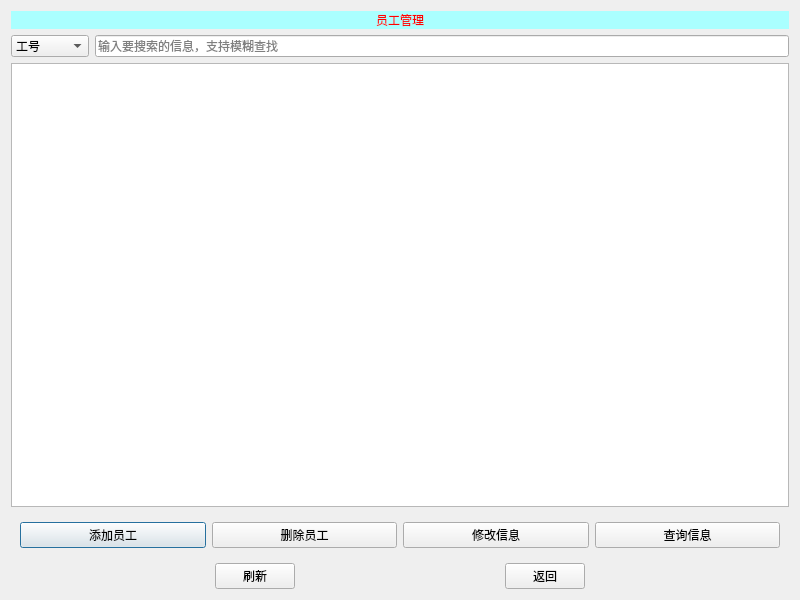
<?xml version="1.0" encoding="UTF-8"?>
<ui version="4.0">
 <class>managemen</class>
 <widget class="QDialog" name="managemen">
  <property name="geometry">
   <rect>
    <x>0</x>
    <y>0</y>
    <width>800</width>
    <height>600</height>
   </rect>
  </property>
  <property name="minimumSize">
   <size>
    <width>800</width>
    <height>600</height>
   </size>
  </property>
  <property name="maximumSize">
   <size>
    <width>800</width>
    <height>600</height>
   </size>
  </property>
  <property name="windowTitle">
   <string>员工管理</string>
  </property>
  <layout class="QVBoxLayout" name="verticalLayout_2">
   <item>
    <layout class="QVBoxLayout" name="verticalLayout">
     <item>
      <widget class="QLabel" name="label">
       <property name="sizePolicy">
        <sizepolicy hsizetype="Preferred" vsizetype="Fixed">
         <horstretch>0</horstretch>
         <verstretch>0</verstretch>
        </sizepolicy>
       </property>
       <property name="styleSheet">
        <string notr="true">font: 75 24pt &quot;微软雅黑&quot;;
color: rgb(255, 0, 0);
background-color: rgb(170, 255, 255);</string>
       </property>
       <property name="text">
        <string>员工管理</string>
       </property>
       <property name="alignment">
        <set>Qt::AlignCenter</set>
       </property>
      </widget>
     </item>
     <item>
      <layout class="QHBoxLayout" name="horizontalLayout">
       <item>
        <widget class="QComboBox" name="comboBox">
         <property name="styleSheet">
          <string notr="true">font: 14pt &quot;微软雅黑&quot;;</string>
         </property>
         <item>
          <property name="text">
           <string>工号</string>
          </property>
         </item>
         <item>
          <property name="text">
           <string>姓名</string>
          </property>
         </item>
         <item>
          <property name="text">
           <string>电话</string>
          </property>
         </item>
         <item>
          <property name="text">
           <string>基本工资</string>
          </property>
         </item>
         <item>
          <property name="text">
           <string>岗位津贴</string>
          </property>
         </item>
        </widget>
       </item>
       <item>
        <widget class="QLineEdit" name="le_content">
         <property name="styleSheet">
          <string notr="true">font: 14pt &quot;微软雅黑&quot;;</string>
         </property>
         <property name="placeholderText">
          <string>输入要搜索的信息，支持模糊查找</string>
         </property>
        </widget>
       </item>
      </layout>
     </item>
     <item>
      <widget class="QTableView" name="tableView">
       <property name="sortingEnabled">
        <bool>true</bool>
       </property>
      </widget>
     </item>
     <item>
      <widget class="QWidget" name="widget" native="true">
       <property name="sizePolicy">
        <sizepolicy hsizetype="Preferred" vsizetype="Fixed">
         <horstretch>0</horstretch>
         <verstretch>0</verstretch>
        </sizepolicy>
       </property>
       <layout class="QHBoxLayout" name="horizontalLayout_3">
        <item>
         <widget class="QPushButton" name="pushButton">
          <property name="sizePolicy">
           <sizepolicy hsizetype="Minimum" vsizetype="Fixed">
            <horstretch>0</horstretch>
            <verstretch>0</verstretch>
           </sizepolicy>
          </property>
          <property name="styleSheet">
           <string notr="true">font: 10
pt &quot;微软雅黑&quot;;</string>
          </property>
          <property name="text">
           <string>添加员工</string>
          </property>
         </widget>
        </item>
        <item>
         <widget class="QPushButton" name="pushButton_3">
          <property name="styleSheet">
           <string notr="true">font: 10pt &quot;微软雅黑&quot;;</string>
          </property>
          <property name="text">
           <string>删除员工</string>
          </property>
         </widget>
        </item>
        <item>
         <widget class="QPushButton" name="pushButton_4">
          <property name="styleSheet">
           <string notr="true">font: 10pt &quot;微软雅黑&quot;;</string>
          </property>
          <property name="text">
           <string>修改信息</string>
          </property>
         </widget>
        </item>
        <item>
         <widget class="QPushButton" name="btn_query">
          <property name="styleSheet">
           <string notr="true">font: 10pt &quot;微软雅黑&quot;;</string>
          </property>
          <property name="text">
           <string>查询信息</string>
          </property>
         </widget>
        </item>
       </layout>
      </widget>
     </item>
     <item>
      <layout class="QHBoxLayout" name="horizontalLayout_2">
       <item>
        <spacer name="horizontalSpacer">
         <property name="orientation">
          <enum>Qt::Horizontal</enum>
         </property>
         <property name="sizeHint" stdset="0">
          <size>
           <width>40</width>
           <height>20</height>
          </size>
         </property>
        </spacer>
       </item>
       <item>
        <widget class="QPushButton" name="pushButton_5">
         <property name="styleSheet">
          <string notr="true">font: 14pt &quot;微软雅黑&quot;;</string>
         </property>
         <property name="text">
          <string>刷新</string>
         </property>
        </widget>
       </item>
       <item>
        <spacer name="horizontalSpacer_2">
         <property name="orientation">
          <enum>Qt::Horizontal</enum>
         </property>
         <property name="sizeHint" stdset="0">
          <size>
           <width>40</width>
           <height>20</height>
          </size>
         </property>
        </spacer>
       </item>
       <item>
        <widget class="QPushButton" name="pushButton_2">
         <property name="styleSheet">
          <string notr="true">font: 14pt &quot;微软雅黑&quot;;</string>
         </property>
         <property name="text">
          <string>返回</string>
         </property>
        </widget>
       </item>
       <item>
        <spacer name="horizontalSpacer_3">
         <property name="orientation">
          <enum>Qt::Horizontal</enum>
         </property>
         <property name="sizeHint" stdset="0">
          <size>
           <width>40</width>
           <height>20</height>
          </size>
         </property>
        </spacer>
       </item>
      </layout>
     </item>
    </layout>
   </item>
  </layout>
 </widget>
 <resources/>
 <connections/>
</ui>
